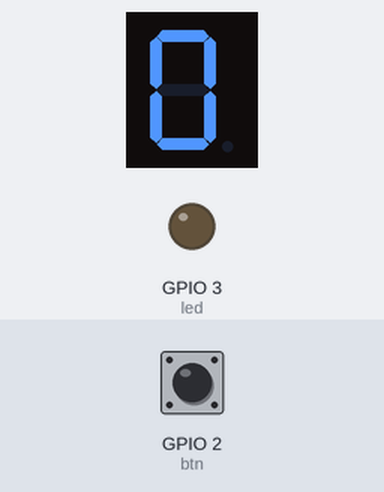
The program below on a simulated Raspberry Pi (BCM pin numbers). Shown: 1-digit seven-segment display, output pins drawn as LEDs (lit = HIGH). Dashed ring = blinking. The test bench sets the inputs (shaded band); at power-on: GPIO 2 (btn) HIGH. The segment pins are drawn as the display they are named for; pins used as bus, display or sensor lines are not drawn.

Above: at 0.1 s.
At 1.2 s:
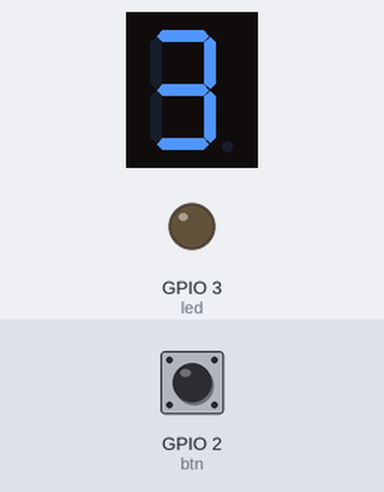
1.3 s: GPIO 2 (btn) pulled LOW for 0.15 s
At 3.17 s:
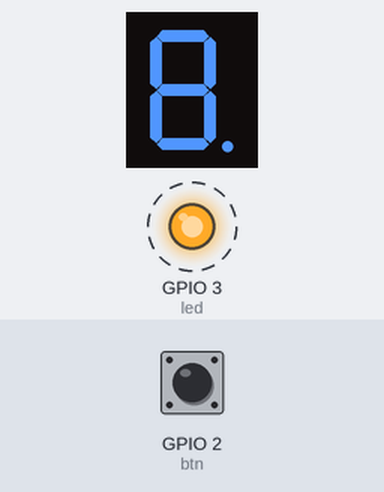
Timing chart, 0 to 5.9 s (numbered marks = the images above; inputs shaded):
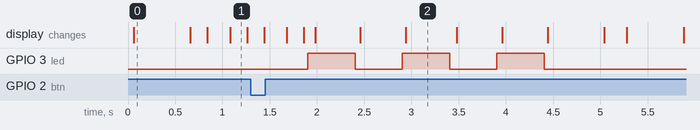

Measured:
- after the input at 1.3 s, GPIO 3 (led): alternates HIGH for 0.50 s and LOW for 0.50 s, 6 changes in all, then stays LOW, starting after 0.60 s
- what the display in image 0 shows lasts 0.6 s, from 0.1 s to 0.7 s
- what the display in image 2 shows lasts 0.6 s, from 2.9 s to 3.5 s

The program:

led.py
```python
from gpiozero import LED
from gpiozero import Button
from signal import pause
from time import sleep

a = LED(15)
b = LED(14)
c = LED(12)
d = LED(22)
e = LED(23)
f = LED(17)
g = LED(18)
DP = LED(13)

lst = [g, f, a, b, e, d, c, DP]
num = [[a, b, c, d, e, f], #0
       [b, c], #1
       [a, b, g, e, d], #2
       [a, b, g, c, d], #3
       [f, g, b, c], #4
       [a, f, g, c, d], #5
       [a, f, g, e, c, d], #6
       [f, a, b, c], #7
       [a, b, c, d, e, f, g], #8
       [a, b, c, d, g, f]] #9


def segment(number):
    for i in lst:
        i.off()
    for i in lst:
        if i in num[number]:
            i.on()
        else:
            i.off()

pressed = 0
dir = 0
n = 0

def btnpressed():
    global pressed
    pressed = 1

btn = Button(2)

btn.when_pressed = btnpressed

led = LED(3)

led.off()

while(True):

    segment(n)
    if n == 0 or n == 9:
        sleep(0.4)
    sleep(0.1)

    if pressed == 1 and n == 7:
        for _ in range(3):
            led.on()
            for i in lst:
                i.on()
            sleep(0.5)
            led.off()
            for i in lst:
                i.off()
            sleep(0.5)

        pressed = 0

    if dir == 0:
        if n < 9:
            n += 1
        else:
            n = 8
            dir = 1
    elif dir == 1:
        if n > 0:
            n -= 1
        else:
            n = 1
            dir = 0

    sleep(0.1)
```
